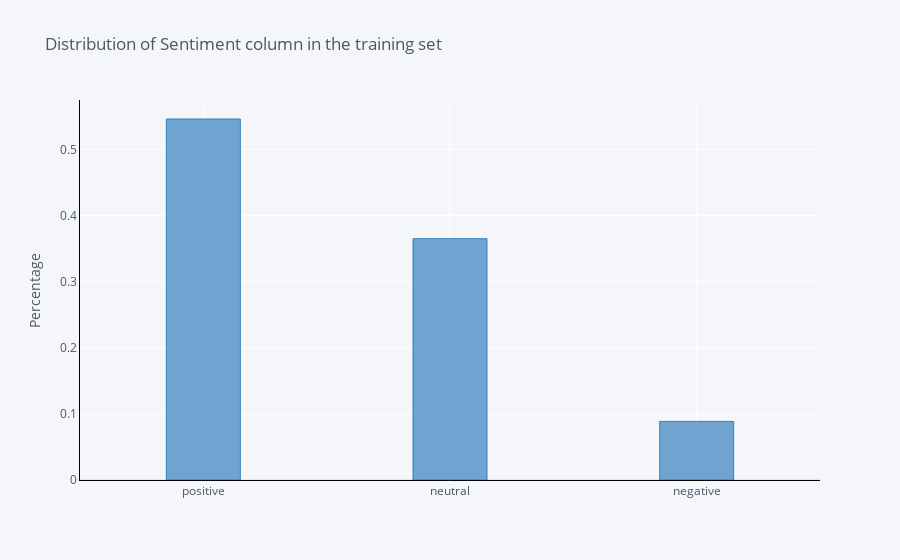

Notebook source saved alongside this figure:
### Code cell
train['sentiments'].value_counts(normalize=True).iplot(kind='bar',
                                                      yTitle='Percentage', 
                                                      linecolor='black', 
                                                      opacity=0.7,
                                                      color='blue',
                                                      theme='pearl',
                                                      bargap=0.7,
                                                      gridcolor='white',
                                                     
                                                      title='Distribution of Sentiment column in the training set')

### Figure 1 — Plotly figure (JSON) as saved in the notebook; plotly's stock layout.template omitted (floating-point values rounded to 4 significant figures)
{"data": [{"marker": {"color": "rgba(55, 128, 191, 0.7)", "line": {"color": "rgba(55, 128, 191, 1.0)", "width": 1}}, "name": "sentiments", "orientation": "v", "text": "", "type": "bar", "x": ["positive", "neutral", "negative"], "y": [0.5462, 0.3651, 0.08866]}], "layout": {"bargap": 0.7, "legend": {"bgcolor": "#F5F6F9", "font": {"color": "#4D5663"}}, "paper_bgcolor": "#F5F6F9", "plot_bgcolor": "#F5F6F9", "title": {"font": {"color": "#4D5663"}, "text": "Distribution of Sentiment column in the training set"}, "xaxis": {"gridcolor": "white", "linecolor": "black", "showgrid": true, "tickfont": {"color": "#4D5663"}, "title": {"font": {"color": "#4D5663"}, "text": ""}, "zerolinecolor": "#E1E5ED"}, "yaxis": {"gridcolor": "white", "linecolor": "black", "showgrid": true, "tickfont": {"color": "#4D5663"}, "title": {"font": {"color": "#4D5663"}, "text": "Percentage"}, "zerolinecolor": "#E1E5ED"}}}
